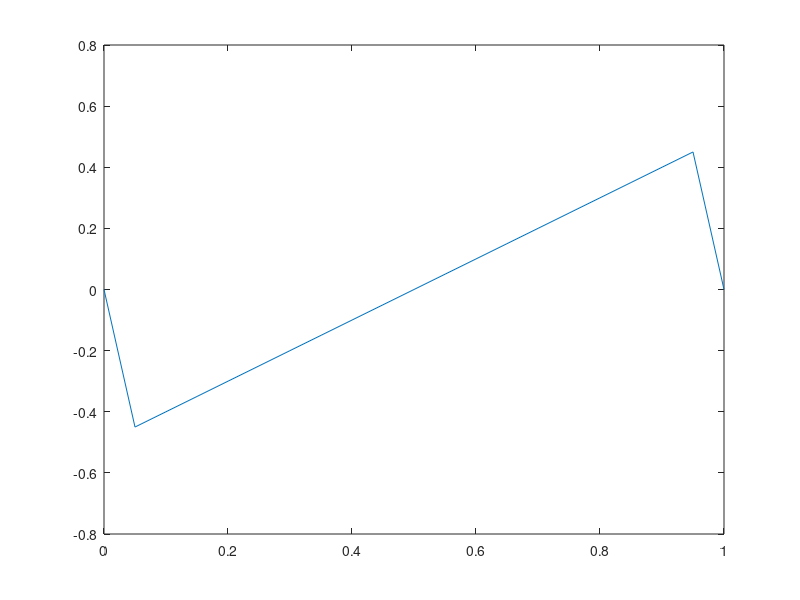

Reproduce this figure in MATLAB. (Note: this script raises an error after producing the figure.)
%weikuosanfa.m
clc;clear all
n=21;
x=linspace(0,1,n);
h=x(2)-x(1);
dt=0.0001;
p=dt/(h^2);
phi1=zeros(n,1);
phi2=phi1;

for i=2:n-1
	phi1(i)=x(i)-0.5;
end
plot(x,phi1)
pause(1)
eig=0;
eig_1=100;
while abs(eig-eig_1)>1e-6;
	for i=2:n-1
		phi2(i)=phi1(i)+p*(phi1(i-1)+phi1(i+1)-2*phi1(i));
	end
	phi2=nor(phi2,h);
% 	plot(x,phi2)
% 	pause(0.001)
    eig_1=eig;
    phi1=phi2;
	eig=myeig(phi1,h);
end
plot(x,phi2)
eig